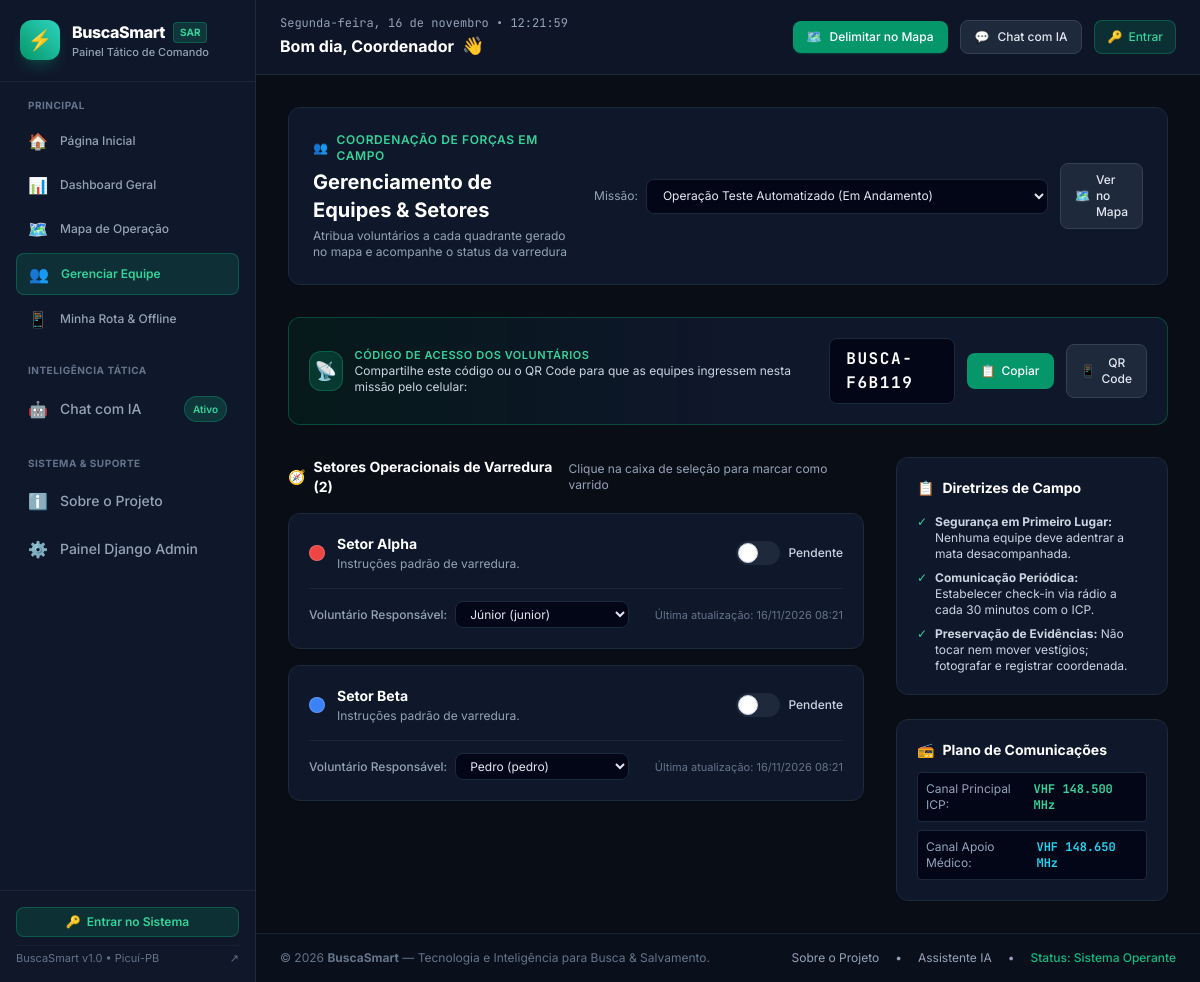
Page /equipe/ on the committed database.
### operacoes/models.py (models this page shows, shortened)
class Operacao(models.Model):
  STATUS_CHOICES = [
      ('PLANEJAMENTO', 'Em Planejamento'),
      ('ANDAMENTO', 'Em Andamento'),
      ('CONCLUIDA', 'Concluída'),
  ]
  nome = models.CharField(
      max_length=150, verbose_name='Nome da Operação'
  )
  descricao = models.TextField(blank=True, verbose_name='Instruções Gerais')
  codigo_convite = models.CharField(
      max_length=15,
      default=gerar_codigo_operacao,
      unique=True,
      verbose_name='Código de Acesso',
  )
  coordenador = models.ForeignKey(
      User, on_delete=models.CASCADE, related_name='operacoes_criadas'
  )
  area_delimitada_geojson = models.JSONField(
      null=True, blank=True, verbose_name='Área Delimitada (GeoJSON)'
  )
  area_total_km2 = models.FloatField(
      default=0.0, verbose_name='Área Total (km²)'
  )
  status = models.CharField(
      max_length=20, choices=STATUS_CHOICES, default='PLANEJAMENTO'
  )
  versao = models.IntegerField(
      default=1, help_text='Incrementado a cada atualização de rota'
  )
  criado_em = models.DateTimeField(auto_now_add=True)
  atualizado_em = models.DateTimeField(auto_now=True)

class SetorRota(models.Model):
  operacao = models.ForeignKey(
      Operacao, on_delete=models.CASCADE, related_name='setores'
  )
  identificacao = models.CharField(
      max_length=100, help_text='Ex: Rota 01 — Júnior'
  )
  responsavel = models.ForeignKey(
      User,
      on_delete=models.SET_NULL,
      null=True,
      blank=True,
      related_name='rotas_atribuidas',
  )
  cor_hex = models.CharField(
      max_length=7,
      default='#3B82F6',
      help_text='Cor visual no mapa (ex: #3B82F6)',
  )
  poligono_setor_geojson = models.JSONField(null=True, blank=True)
  rota_planejada_geojson = models.JSONField(null=True, blank=True)
  instrucoes_especificas = models.TextField(blank=True)
  concluido = models.BooleanField(default=False)
  atualizado_em = models.DateTimeField(auto_now=True)

### operacoes/views.py (the view)
# urls.py: path('equipe/', views.gerenciar_equipe_view, name='gerenciar_equipe'),
def gerenciar_equipe_view(request, operacao_id=None):
    operacoes = Operacao.objects.all().order_by('-criado_em')
    if operacao_id:
        operacao_selecionada = get_object_or_404(Operacao, id=operacao_id)
    else:
        operacao_selecionada = operacoes.filter(status='ANDAMENTO').first() or operacoes.first()
    setores = []
    if operacao_selecionada:
        setores = operacao_selecionada.setores.all().order_by('id')
    usuarios = User.objects.all().order_by('first_name', 'username')
    context = {
        'operacoes': operacoes,
        'operacao': operacao_selecionada,
        'setores': setores,
        'usuarios': usuarios,
        'pagina_ativa': 'equipe'
    }
    return render(request, 'operacoes/gerenciar_equipe.html', context)

### operacoes/templates/operacoes/gerenciar_equipe.html (shortened to what this page needs)
{% extends 'operacoes/base.html' %}
{% block content %}
<div class="max-w-7xl mx-auto space-y-8">
    <div class="bg-tactical-900 border border-slate-800 rounded-xl p-6 shadow-sm flex flex-col md:flex-row md:items-center justify-between gap-6">
        <div>
            <div class="flex items-center gap-2 text-xs font-semibold text-emerald-400 uppercase tracking-wider mb-1">
                <span>👥</span>
                <span>Coordenação de Forças em Campo</span>
            </div>
            <h1 class="text-xl font-bold text-white">Gerenciamento de Equipes & Setores</h1>
            <p class="text-xs text-slate-400 mt-1">Atribua voluntários a cada quadrante gerado no mapa e acompanhe o status da varredura</p>
        </div>
        <div class="flex flex-col sm:flex-row items-stretch sm:items-center gap-3">
            <form method="get" class="flex items-center gap-2">
                <label for="select-op" class="text-xs text-slate-400 shrink-0">Missão:</label>
                <select id="select-op" onchange="window.location.href='/equipe/' + this.value + '/'" class="bg-slate-950 border border-slate-800 rounded-lg px-3 py-2 text-xs text-slate-200 focus:outline-none focus:border-emerald-500">
                    {% for op in operacoes %}
                        <option value="{{ op.id }}" {% if operacao and operacao.id == op.id %}selected{% endif %}>
                            {{ op.nome }} ({{ op.get_status_display }})
                        </option>
                    {% endfor %}
                </select>
            </form>
            {% if operacao %}
            <a href="{% url 'painel_mapa_operacao' operacao.id %}" class="bg-slate-800 hover:bg-slate-700 text-slate-200 border border-slate-700 font-medium px-3.5 py-2 rounded-lg text-xs transition flex items-center justify-center gap-1.5">
                <span>🗺️</span>
                <span>Ver no Mapa</span>
            </a>
            {% endif %}
        </div>
    </div>
    {% if operacao %}
    <div class="bg-gradient-to-r from-emerald-950/40 via-tactical-900 to-slate-900 border border-emerald-500/30 rounded-xl p-5 flex flex-col sm:flex-row items-start sm:items-center justify-between gap-4">
        <div class="flex items-center gap-3">
            <div class="w-10 h-10 rounded-xl bg-emerald-500/20 text-emerald-400 border border-emerald-500/30 flex items-center justify-center text-lg">
                📡
            </div>
            <div>
                <span class="text-[11px] font-semibold uppercase tracking-wider text-emerald-400 block">Código de Acesso dos Voluntários</span>
                <p class="text-xs text-slate-300">Compartilhe este código ou o QR Code para que as equipes ingressem nesta missão pelo celular:</p>
            </div>
        </div>
        <div class="flex items-center gap-3">
            <div class="bg-slate-950 border border-slate-800 px-4 py-2 rounded-lg font-mono text-base font-bold text-white tracking-widest">
                {{ operacao.codigo_convite }}
            </div>
            <button onclick="copiarCodigo('{{ operacao.codigo_convite }}')" class="bg-emerald-600 hover:bg-emerald-500 text-white font-medium text-xs px-3.5 py-2.5 rounded-lg transition flex items-center gap-1.5 cursor-pointer shadow-sm">
                <span>📋</span>
                <span>Copiar</span>
            </button>
            <button onclick="abrirModalQR()" class="bg-slate-800 hover:bg-slate-700 text-slate-200 font-medium text-xs px-3.5 py-2.5 rounded-lg transition flex items-center gap-1.5 cursor-pointer border border-slate-700">
                <span>📱</span>
                <span>QR Code</span>
            </button>
        </div>
    </div>
    <div class="grid grid-cols-1 lg:grid-cols-3 gap-8">
        <div class="lg:col-span-2 space-y-4">
            <div class="flex items-center justify-between">
                <h3 class="text-sm font-bold text-white flex items-center gap-2">
                    <span>🧭</span>
                    <span>Setores Operacionais de Varredura ({{ setores.count }})</span>
                </h3>
                <span class="text-xs text-slate-400">Clique na caixa de seleção para marcar como varrido</span>
            </div>
            {% for setor in setores %}
            <div class="bg-tactical-900 border border-slate-800 hover:border-slate-700 rounded-xl p-5 shadow-sm space-y-4 transition">
                <div class="flex flex-col sm:flex-row sm:items-center justify-between gap-3">
                    <div class="flex items-center gap-3">
                        <span class="w-4 h-4 rounded-full border border-white/20 shrink-0" style="background-color: {{ setor.cor_hex }};"></span>
                        <div>
                            <h4 class="text-sm font-bold text-white">{{ setor.identificacao }}</h4>
                            <p class="text-xs text-slate-400 mt-0.5">{{ setor.instrucoes_especificas|default:"Instruções padrão de varredura." }}</p>
                        </div>
                    </div>
                    <div class="flex items-center gap-2">
                        <label class="relative inline-flex items-center cursor-pointer">
                            <div class="w-11 h-6 bg-slate-800 peer-focus:outline-none rounded-full peer peer-checked:after:translate-x-full peer-checked:after:border-white after:content-[''] after:absolute after:top-[2px] after:left-[2px] after:bg-white after:border-slate-300 after:border after:rounded-full after:h-5 after:w-5 after:transition-all peer-checked:bg-emerald-600"></div>
                            <span class="ml-2 text-xs font-medium text-slate-300">
                                {% if setor.concluido %}<span class="text-emerald-400 font-semibold">Concluído</span>{% else %}Pendente{% endif %}
                            </span>
                        </label>
                    </div>
                </div>
                <div class="pt-3 border-t border-slate-800/80 flex flex-col sm:flex-row sm:items-center justify-between gap-3 text-xs">
                    <div class="flex items-center gap-2">
                        <span class="text-slate-400 font-medium">Voluntário Responsável:</span>
                        <select onchange="atribuirResponsavel({{ setor.id }}, this.value)" class="bg-slate-950 border border-slate-800 rounded-lg px-2.5 py-1 text-xs text-slate-200 focus:outline-none focus:border-emerald-500">
                            {% for u in usuarios %}
                                <option value="{{ u.id }}" {% if setor.responsavel and setor.responsavel.id == u.id %}selected{% endif %}>
                                    {{ u.first_name|default:u.username }} ({{ u.username }})
                                </option>
                            {% endfor %}
                        </select>
                    </div>
                    <div class="text-[11px] text-slate-500">
                        Última atualização: {{ setor.atualizado_em|date:"d/m/Y H:i" }}
                    </div>
                </div>
            </div>
            {% endfor %}
        </div>
        <div class="space-y-6">
            <div class="bg-tactical-900 border border-slate-800 rounded-xl p-5 shadow-sm space-y-4">
                <h3 class="text-sm font-bold text-white flex items-center gap-2">
                    <span>📋</span>
                    <span>Diretrizes de Campo</span>
                </h3>
                <ul class="text-xs space-y-2 text-slate-300">
                    <li class="flex items-start gap-2">
                        <span class="text-emerald-400">✓</span>
                        <span><strong>Segurança em Primeiro Lugar:</strong> Nenhuma equipe deve adentrar a mata desacompanhada.</span>
                    </li>
                    <li class="flex items-start gap-2">
                        <span class="text-emerald-400">✓</span>
                        <span><strong>Comunicação Periódica:</strong> Estabelecer check-in via rádio a cada 30 minutos com o ICP.</span>
                    </li>
                    <li class="flex items-start gap-2">
                        <span class="text-emerald-400">✓</span>
                        <span><strong>Preservação de Evidências:</strong> Não tocar nem mover vestígios; fotografar e registrar coordenada.</span>
                    </li>
                </ul>
            </div>
            <div class="bg-tactical-900 border border-slate-800 rounded-xl p-5 shadow-sm space-y-3">
                <h3 class="text-sm font-bold text-white flex items-center gap-2">
                    <span>📻</span>
                    <span>Plano de Comunicações</span>
                </h3>
                <div class="space-y-2 text-xs">
                    <div class="flex justify-between p-2 rounded bg-slate-950 border border-slate-800">
                        <span class="text-slate-400">Canal Principal ICP:</span>
                        <strong class="text-emerald-400 font-mono">VHF 148.500 MHz</strong>
                    </div>
                    <div class="flex justify-between p-2 rounded bg-slate-950 border border-slate-800">
                        <span class="text-slate-400">Canal Apoio Médico:</span>
                        <strong class="text-cyan-400 font-mono">VHF 148.650 MHz</strong>
                    </div>
                </div>
            </div>
        </div>
    </div>
    {% endif %}
</div>
{% endblock %}

### rows in the picture
Operacao: codigo_convite "BUSCA-F6B119"
SetorRota: identificacao "Setor Alpha", instrucoes_especificas "Instruções padrão de varredura.", concluido "Pendente", responsavel+id "Júnior (junior)", atualizado_em "16/11/2026 08:21"
SetorRota: identificacao "Setor Beta", instrucoes_especificas "Instruções padrão de varredura.", concluido "Pendente", responsavel+id "Pedro (pedro)", atualizado_em "16/11/2026 08:21"

### other values in the picture
{{ setores.count }} "2"
form field value "Operação Teste Automatizado (Em Andamento)"
